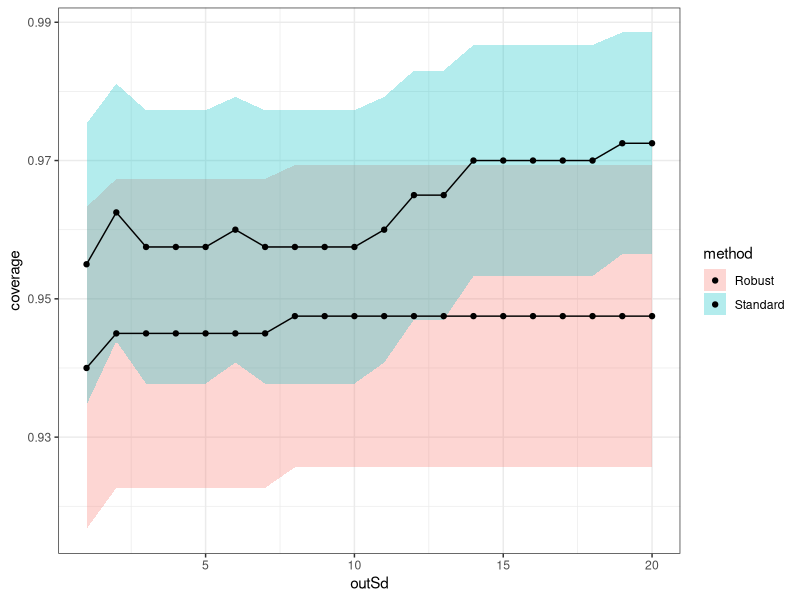

The R script that drew this image:
## ---- chunk 1
library(ggplot2)
ggplot2::theme_set(ggplot2::theme_bw())
knitr::opts_chunk$set(tidy = FALSE, fig.align = 'center')
## ---- chunk 2
## x is an n x B matrix
## 'confStand' computes standard confidence intervals for the mean based on the 
## non-robust t-statistic
confStand <- function(x) {
  n <- nrow(x)
  mu <- colMeans(x)
  lim <- qt(0.975, n - 1) * apply(x, 2, sd) / sqrt(n)
  data.frame(low = mu - lim, up = mu + lim)
  }

## 'confRob' computes approximate confidence intervals for the mean based on 
## the median and a median absolute deviation as robust estimators of the mean
## and standard deviation, respectively. 
confRob <- function(x) {
  n <- nrow(x)
  mu <- apply(x, 2, median)
  lim <- 1.96 * sqrt(pi / 2) * apply(x, 2, mad) / sqrt(n)
  data.frame(low = mu - lim, up = mu + lim)
  }
## ---- chunk 3
n <- 40
B <- 400
x <- matrix(rnorm(n * B), n, B)
cover <- function(x) sum(x$low < 0 & 0 < x$up) / B
cbind(stand = cover(confStand(x)), rob = cover(confRob(x)))
## ---- chunk 4
m <- 20
outSd <- 1:m
result <- data.frame(outSd = outSd, 
                     method = rep(c("Standard", "Robust"), each = m),
                     coverage = numeric(2 * m))
xBase <- x[1, ]
for (i in 1:m) {
  x[1, ] <- outSd[i] * xBase
  result[c(i, i+m), 3] <- c(cover(confStand(x)), cover(confRob(x)))
  }
result <- within(result, sd <- 1.96 * sqrt(coverage * (1 - coverage) / B))

ggplot(result, aes(x = outSd, y = coverage, fill = method,
                   ymin = coverage - sd, ymax = coverage + sd)) +
  geom_ribbon(alpha = 0.3) + 
  geom_line() + 
  geom_point()
